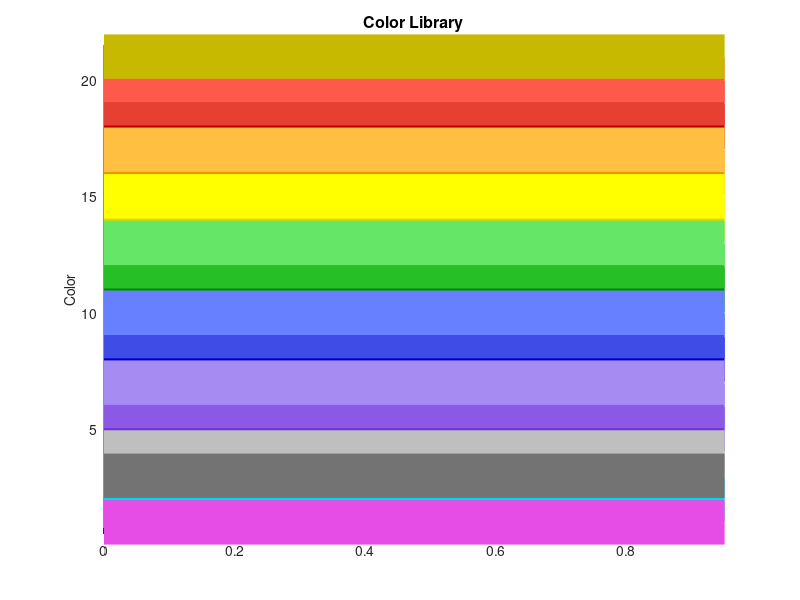

The MATLAB source for this figure:
% Benjamin Gincley
% Color Library Display

clear all; close all; nfig = 0; %Cleared workspace and started fig counter

load Color_Library.mat

% Color Test
x = [0 1];
y1 = [1 1];
y2 = [2 2];
y3 = [3 3];
y4 = [4 4];
y5 = [5 5];
y6 = [6 6];
y7 = [7 7];
y8 = [8 8];
y9 = [9 9];
y10 = [10 10];
y11 = [11 11];
y12 = [12 12];
y13 = [13 13];
y14 = [14 14];
y15 = [15 15];
y16 = [16 16];
y17 = [17 17];
y18 = [18 18];
y19 = [19 19];
y20 = [20 20];
y21 = [21 21];
nfig = nfig +1;
figure(nfig)
hold on;
title('\fontsize{16}Color Library')
ylabel('\fontsize{14}Color')
xlim([0 0.95]);
ylim([0.5 21.5]);
plot(x,y18,'Color', redD, 'LineWidth', 32.0)
plot(x,y19,'Color', redM, 'LineWidth', 32.0)
plot(x,y20,'Color', redL, 'LineWidth', 32.0)
plot(x,y16,'Color', orangeD, 'LineWidth', 32.0)
plot(x,y17,'Color', orangeL, 'LineWidth', 32.0)
plot(x,y14,'Color', yellowD, 'LineWidth', 32.0)
plot(x,y15,'Color', yellowL, 'LineWidth', 32.0)
plot(x,y11,'Color', greenD, 'LineWidth', 32.0)
plot(x,y12,'Color', greenM, 'LineWidth', 32.0)
plot(x,y13,'Color', greenL, 'LineWidth', 32.0)
plot(x,y8,'Color', blueD, 'LineWidth', 32.0)
plot(x,y9,'Color', blueM, 'LineWidth', 32.0)
plot(x,y10,'Color', blueL, 'LineWidth', 32.0)
plot(x,y5,'Color', purpleD, 'LineWidth', 32.0)
plot(x,y6,'Color', purpleM, 'LineWidth', 32.0)
plot(x,y7,'Color', purpleL, 'LineWidth', 32.0)
plot(x,y2,'Color', cyan, 'LineWidth', 32.0)
plot(x,y1,'Color', magenta, 'LineWidth', 32.0)
plot(x,y4,'Color', grayL, 'LineWidth', 32.0)
plot(x,y3,'Color', grayD, 'LineWidth', 32.0)
plot(x,y21,'Color', gold, 'LineWidth', 32.0)
hold off;